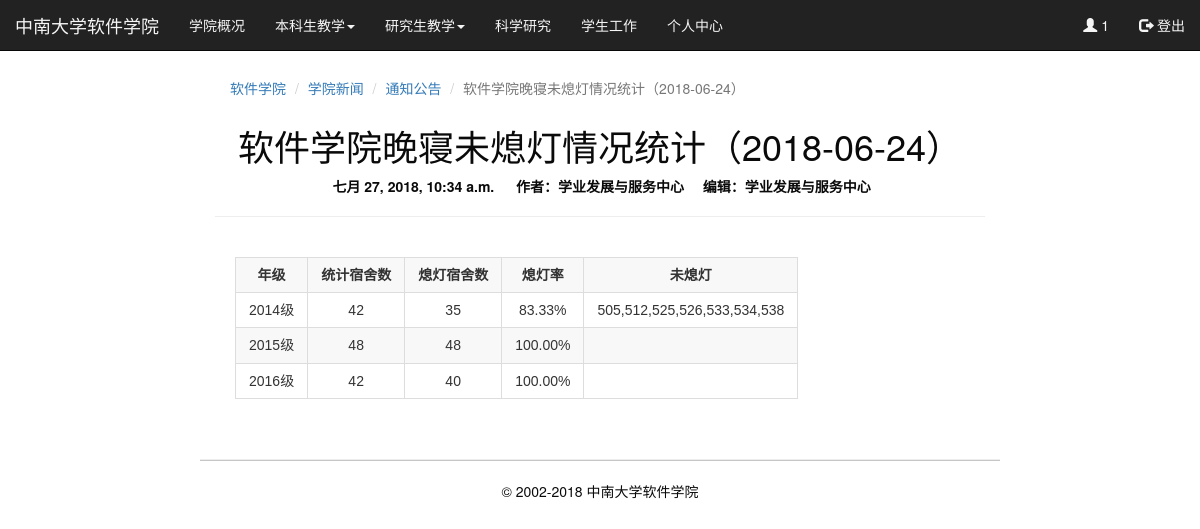
/article/id/6/ (signed in), run on the app's committed database.
### UserManagement/models/User.py (models this page shows, shortened)
class User(models.Model):
    id = models.CharField(verbose_name='学工号', max_length=12, primary_key=True)
    name = models.CharField(verbose_name='姓名', max_length=10)
    pwd = models.CharField(verbose_name='密码', max_length=25)
    stat = models.BooleanField(verbose_name='用户状态', default=True)  # 0 不可用 1 可用
    name_used_before = models.CharField(verbose_name='曾用名', max_length=10, null=True, blank=True)
    sex = models.IntegerField(verbose_name='性别', choices=((0, '男'), (1, '女')))
    birthday = models.DateField(verbose_name='出生日期')
    political_choices = (
        (1, '中共党员'),
        (2, '中共预备党员'),
        (3, '共青团员'),
        (4, '民革党员'),
        (5, '民盟盟员'),
        (6, '民建会员'),
        (7, '民进会员'),
        (8, '农工党党员'),
        (9, '致公党党员'),
        (10, '九三学社社员'),
        (11, '台盟盟员'),
        (12, '无党派人士'),
        (13, '群众'),
    )
    political = models.IntegerField(verbose_name='政治面貌', choices=political_choices)
    native_place = models.CharField(verbose_name='籍贯', max_length=5)
    id_number = models.CharField(verbose_name='身份证号', max_length=20)
    phone_number = models.CharField(verbose_name='电话', max_length=20)
    email = models.EmailField(verbose_name='email')
    qq = models.CharField(verbose_name='QQ', max_length=20)
    country_and_region_choices = (
        ('AD', 'AD安道尔'),
        ('AE', 'AE阿联酋'),
        ('AF', 'AF阿富汗'),
        ('AG', 'AG安提瓜和巴布达'),
        ('AI', 'AI安圭拉'),
        ('AL', 'AL阿尔巴尼亚'),
        ('AM', 'AM亚美尼亚'),
        ('AO', 'AO安哥拉'),
        ('AR', 'AR阿根廷'),
        ('AT', 'AT奥地利'),
        ('AU', 'AU澳大利亚'),
        ('AW', 'AW阿鲁巴'),
        ('AZ', 'AZ阿塞拜疆'),
        ('BA', 'BA波黑'),
        ('BB', 'BB巴巴多斯'),
        ('BD', 'BD孟加拉'),
        ('BE', 'BE比利时'),
        ('BF', 'BF布基纳法索'),
        ('BG', 'BG保加利亚'),
        ('BH', 'BH巴林'),
        ('BI', 'BI布隆迪'),
        ('BJ', 'BJ贝宁'),
        ('BM', 'BM百慕大'),
        ('BN', 'BN文莱'),
        ('BO', 'BO玻利维亚'),
        ('BR', 'BR巴西'),
        ('BS', 'BS巴哈马'),
        ('BT', 'BT不丹'),
        ('BV', 'BV挪威布韦岛'),
        ('BW', 'BW博茨瓦纳'),
        ('BY', 'BY白俄罗斯'),
        ('BZ', 'BZ伯利兹'),
        ('CA', 'CA加拿大'),
        ('CF', 'CF中非共和国'),
        ('CG', 'CG刚果'),
        ('CH', 'CH瑞士'),
        ('CI', 'CI科特迪瓦'),
        ('CK', 'CK库克群岛'),
        ('CL', 'CL智利'),
        ('CM', 'CM喀麦隆'),
        ('CN', 'CN中国'),
        ('CO', 'CO哥伦比亚'),
        ('CR', 'CR哥斯达黎加'),
        ('CU', 'CU古巴'),
        ('CV', 'CV佛得角'),
        ('CX', 'CX澳大利亚圣诞岛'),
        ('CY', 'CY塞浦路斯'),
        ('CZ', 'CZ捷克共和国'),
        ('DE', 'DE德国'),
        ('DJ', 'DJ吉布提'),
        ('DK', 'DK丹麦'),
        ('DM', 'DM多明哥'),
        ('DO', 'DO多米尼加'),
        ('DZ', 'DZ阿尔及利亚'),
        ('EC', 'EC厄瓜多尔'),
        ('EE', 'EE爱沙尼亚'),
        ('EG', 'EG埃及'),
        ('EH', 'EH西撒哈拉'),
        ('ES', 'ES西班牙'),
        ('ET', 'ET埃塞俄比亚'),
        ('FI', 'FI芬兰'),
        ('FJ', 'FJ斐济'),
        ('FK', 'FK福克兰群岛'),
        ('FM', 'FM密克罗尼西亚'),
        ('FR', 'FR法国'),
        ('GA', 'GA加蓬'),
        ('GB', 'GB英国'),
        ('GD', 'GD格林纳达'),
        ('GE', 'GE格鲁吉亚'),
        ('GF', 'GF法属圭亚那'),
        ('GH', 'GH加纳'),
        ('GI', 'GI直布罗陀'),
        ('GL', 'GL格陵兰'),
        ('GM', 'GM冈比亚'),
        ('GN', 'GN几内亚'),
        ('GP', 'GP瓜德罗普'),
        ('GQ', 'GQ赤道几内亚'),
        ('GR', 'GR希腊'),
        ('GT', 'GT危地马拉'),
        ('GU', 'GU关岛'),
        ('GW', 'GW几内亚比绍'),
        ('GY', 'GY圭亚那'),
        ('HK', 'HK中国香港'),
        ('HN', 'HN洪都拉斯'),
        ('HR', 'HR克罗地亚'),
        ('HT', 'HT海地'),
        ('HU', 'HU匈牙利'),
        ('ID', 'ID印度尼西亚'),
        ('IE', 'IE爱尔兰'),
        ('IL', 'IL以色列'),
        ('IN', 'IN印度'),
        ('IQ', 'IQ伊拉克'),
        ('IR', 'IR伊朗'),
        ('IS', 'IS冰岛'),
        ('IT', 'IT意大利'),
        ('JM', 'JM牙买加'),
        ('JO', 'JO约旦'),
        ('JP', 'JP日本'),
        ('KE', 'KE肯尼亚'),
        ('KG', 'KG吉尔吉斯斯坦'),
        ('KH', 'KH柬埔寨'),
        ('KI', 'KI基里巴斯'),
        ('KM', 'KM科摩罗'),
        ('KP', 'KP朝鲜'),
        ('KR', 'KR韩国'),
        ('KW', 'KW科威特'),
        ('KY', 'KY开曼群岛'),
        ('KZ', 'KZ哈萨克斯坦'),
        ('LA', 'LA老挝'),
        ('LB', 'LB黎巴嫩'),
        ('LC', 'LC圣卢西亚'),
        ('LI', 'LI列支敦士登'),
        ('LK', 'LK斯里兰卡'),
        ('LR', 'LR利比里亚'),
        ('LS', 'LS莱索托'),
        ('LT', 'LT立陶宛'),
        ('LU', 'LU卢森堡'),
        ('LV', 'LV拉托维亚'),
        ('LY', 'LY利比亚'),
        ('MA', 'MA摩洛哥'),
        ('MD', 'MD摩尔多瓦'),
        ('MG', 'MG马达加斯加'),
        ('MH', 'MH马绍尔群岛'),
        ('ML', 'ML马里'),
        ('MM', 'MM缅甸'),
        ('MN', 'MN蒙古'),
        ('MO', 'MO中国澳门'),
        ('MR', 'MR毛里塔尼亚'),
        ('MT', 'MT马耳他'),
        ('MU', 'MU毛里求斯'),
        ('MV', 'MV马尔代夫'),
        ('MW', 'MW马拉维'),
        ('MX', 'MX墨西哥'),
        ('MY', 'MY马来西亚'),
        ('MZ', 'MZ莫桑比克'),
        ('NA', 'NA纳米比亚'),
        ('NC', 'NC新喀里多尼亚'),
        ('NE', 'NE尼日尔'),
        ('NG', 'NG尼日利亚'),
        ('NI', 'NI尼加拉瓜'),
        ('NL', 'NL荷兰'),
        ('NO', 'NO挪威'),
        ('NP', 'NP尼泊尔'),
        ('NR', 'NR瑙鲁'),
        ('NU', 'NU纽埃'),
        ('NZ', 'NZ新西兰'),
        ('OM', 'OM阿曼'),
        ('PA', 'PA巴拿马'),
        ('PE', 'PE秘鲁'),
        ('PF', 'PF法属玻里尼西亚'),
        ('PG', 'PG巴布亚新几内亚'),
        ('PH', 'PH菲律宾'),
        ('PK', 'PK巴基斯坦'),
        ('PL', 'PL波兰'),
        ('PN', 'PN皮特开恩群岛'),
        ('PT', 'PT葡萄牙'),
        ('PW', 'PW帕劳'),
        ('PY', 'PY巴拉圭'),
        ('QA', 'QA卡塔尔'),
        ('RO', 'RO罗马尼亚'),
        ('RU', 'RU俄罗斯'),
        ('RW', 'RW卢旺达'),
        ('SA', 'SA沙特阿拉伯'),
        ('SB', 'SB所罗门群岛'),
        ('SC', 'SC塞舌尔'),
        ('SD', 'SD苏丹'),
        ('SE', 'SE瑞典'),
        ('SG', 'SG新加坡'),
        ('SH', 'SH圣赫勒那'),
        ('SI', 'SI斯洛文尼亚'),
        ('SK', 'SK斯洛伐克'),
        ('SL', 'SL塞拉利昂'),
        ('SM', 'SM圣马力诺'),
        ('SN', 'SN塞内加尔'),
        ('SO', 'SO索马里'),
        ('SR', 'SR苏里南'),
        ('ST', 'ST圣多美与普林西比'),
        ('SV', 'SV萨尔瓦多'),
        ('SY', 'SY叙利亚'),
        ('SZ', 'SZ斯威士兰'),
        ('TD', 'TD乍得'),
        ('TF', 'TF法属南方领土'),
        ('TG', 'TG多哥'),
        ('TH', 'TH泰国'),
        ('TJ', 'TJ塔吉克斯坦'),
        ('TK', 'TK托克劳'),
        ('TM', 'TM土库曼斯坦'),
        ('TN', 'TH突尼斯'),
        ('TO', 'TO汤加'),
        ('TP', 'TP东帝汶'),
        ('TR', 'TR土尔其'),
        ('TT', 'TT特立尼达和多巴哥'),
        ('TV', 'TV图瓦卢'),
        ('TW', 'TW中国台湾'),
        ('TZ', 'TZ坦桑尼亚'),
        ('UA', 'UA乌克兰'),
        ('UG', 'UG乌干达'),
        ('UK', 'UK英国'),
        ('US', 'US美国'),
        ('UY', 'UY乌拉圭'),
        ('UZ', 'UZ乌兹别克斯坦'),
        ('VA', 'VA梵蒂冈'),
        ('VE', 'VE委内瑞拉'),
        ('VN', 'VN越南'),
        ('WS', 'WS西萨摩亚'),
        ('YE', 'YE也门'),
        ('YU', 'YU南斯拉夫'),
        ('ZA', 'ZA南非'),
        ('ZM', 'ZM赞比亚'),
        ('ZR', 'ZR扎伊尔'),
        ('ZW', 'ZW津巴布韦'),
    )
    country_and_region = models.CharField(verbose_name='国家或地区', max_length=3, choices=country_and_region_choices,
                                          default='CN')
    creator = models.ForeignKey('self', on_delete=models.SET_NULL, verbose_name='用户创建者', null=True, blank=True)
    objects = User_Manager()
    class Meta:
        verbose_name = '用户'
        verbose_name_plural = '用户列表'
        permissions = (
            ('view_my_users', '可以查看自己创建的用户'),
            ('view_class_users', '可以查看自己班级的用户'),
            ('view_grade_users', '可以查看自己年级的用户'),
            ('view_all_users', '可以查看所有用户'),
            ('create_user', '可以增加用户'),
            ('update_my_users', '可以修改自己创建的用户'),
            ('update_class_users', '可以修改自己班级的用户'),
            ('update_grade_users', '可以修改自己年级的用户'),
            ('update_all_users', '可以修改所有用户'),
            ('delete_my_users', '可以删除自己创建的用户'),
            ('delete_class_users', '可以删除自己班级的用户'),
            ('delete_grade_users', '可以删除自己年级的用户'),
            ('delete_all_users', '可以删除所有用户'),
        )

### Pages/models.py (models this page shows, shortened)
class NavbarObject(models.Model):
    page = models.ForeignKey(Page, verbose_name='页面名称', on_delete=models.CASCADE)
    serial_number = models.FloatField(verbose_name='序号')
    name = models.CharField('名称', max_length=25)
    herf = models.CharField('相对路径', max_length=100, null=True, blank=True)
    superior = models.ForeignKey('self', on_delete=models.CASCADE, null=True, blank=True, verbose_name='上级栏目')
    class Meta:
        unique_together = ('page', 'serial_number')
        verbose_name = '导航栏内容'
        verbose_name_plural = '导航栏内容'

### ArticleManagement/models.py (models this page shows, shortened)
class Column(models.Model):
    name = models.CharField('栏目名称', max_length=30)
    superior = models.ForeignKey('self', on_delete=models.SET_NULL, verbose_name='上级栏目', null=True, blank=True)
    objects = ColumnManager()
    class Meta:
        unique_together = ('name', 'superior')
        verbose_name = '栏目'
        verbose_name_plural = '栏目'

class Article(models.Model):
    article_id = models.IntegerField(verbose_name='文章编号')
    edit_time = models.DateTimeField(verbose_name='修改时间')  # 第一次创建的时间也是这个
    title = models.CharField(verbose_name='标题', max_length=30)
    author = models.CharField(verbose_name='作者', max_length=30)
    editor = models.CharField(verbose_name='编辑', max_length=30)
    content = models.TextField(verbose_name='内容', max_length=100000)
    creator = models.ForeignKey(User, on_delete=models.SET_NULL, verbose_name='创建者', null=True, blank=True)
    objects = ArticleManager()
    def get_article_route(self):
        result = []
        list_len = 1000
        archival_articles_queryset = ArchivalArticles.objects.filter(article=self).order_by('-column__name')
        for aaq in archival_articles_queryset:
            tmp = []
            col = aaq.column
            while col.superior is not None:
                tmp.insert(0, col)
                col = col.superior
            tmp.insert(0, col)
            if len(tmp) < list_len:
                result = tmp
        return result
    class Meta:
        unique_together = ('id', 'edit_time')
        verbose_name = '文章'
        verbose_name_plural = '文章'

### Pages/views/articles.py (the view)
# urls.py: path('article/id/<int:id>/', article_page),
def article_page(request, id):
    navbarobj = NavbarObject.objects.filter(page__name='index').order_by('serial_number')
    navbar = []
    num = 0
    for nav in navbarobj:
        if nav.serial_number - int(nav.serial_number) == 0:
            navbar.append({
                "len": 1,
                "val": [nav],
            })
            num += 1
        else:
            num -= 1
            try:
                navbar[num]["val"].append(nav)
                navbar[num]["len"] += 1
            except:
                navbar.append({
                    "len": 0,
                    "val": [],
                })
                navbar[num]["val"].append(nav)
                navbar[num]["len"] += 1
            num += 1
    user = None
    try:
        user_id = request.session['user_id']
        user_pwd = request.session['user_pwd']
        user = AuthenticateUser(user_id, user_pwd)
    except:
        request.session['user_name'] = None
    article = None
    try:
        article = Article.objects.get(id=id)
    except:
        return HttpResponseRedirect('/')
    path = None
    if article is not None:
        path = article.get_article_route()
    return render(request, 'htmls/articles.html', {
        "user": user,
        "navbar": navbar,
        "article": article,
        "path": path,
    })

### UserManagement/Authentication.py (called while the page is built)
def AuthenticateUser(user_id, user_pwd):
    user = None
    try:
        user = User.objects.get(id=user_id)
        if user.pwd != user_pwd:
            user = None
    except:
        user = None
    return user

### templates/htmls/articles.html (shortened to what this page needs)
<!DOCTYPE html>
{% load static %}
<html lang="zh-CN">
<head>
    <link href="https://cdn.bootcss.com/bootstrap/3.3.7/css/bootstrap.css" rel="stylesheet">
    <link href="{% static "css/index.css" %}" rel="stylesheet">
    <link href="{% static "css/editormd.css" %}" rel="stylesheet"/>
</head>
<body>
    <div class="navbar navbar-inverse navbar-default navbar-fixed-top" role="navigation" id="menu-nav">
        <div class="container-fluid">
            <div class="navbar-header">
                <a id="navbar-brand" class="navbar-brand" href="/" style="color: whitesmoke">   中南大学软件学院</a>
            </div>
            <div class="navbar-collapse collapse">
                <ul class="nav navbar-nav navbar-right">
                    {% if user == None %}
                    <li><a href="#" data-toggle="modal" data-target="#LoginModal" style="color: whitesmoke"><span class="glyphicon glyphicon-user"></span>  登录  </a></li>
                    {% else %}
                    <li><a href="/usercenter/" style="color: whitesmoke"><span class="glyphicon glyphicon-user" style="color: whitesmoke"></span>  {{ user.name }}  </a></li>
                    <li><a href="#" onclick="logout()" style="color: whitesmoke"><span class="glyphicon glyphicon-log-out"></span> 登出 </a></li>
                    {% endif %}
                </ul>
                <ul class="nav navbar-nav">
                {% for nav in navbar %}
                    {% if nav.len == 1 %}
                    <li><a href="{{ nav.val.0.herf }}" style="color: whitesmoke">{{ nav.val.0.name }}</a></li>
                    {% else %}
                    <li class="dropdown">
                    <a href="{{ nav.val.0.herf }}" class="dropdown-toggle" data-toggle="dropdown" style="color: whitesmoke">
                        {{ nav.val.0.name }}<span class="caret"></span></a>
                    </li>
                    {% endif %}
                {% endfor %}
                {% if user != None %}
                    <li><a href="/usercenter/" style="color: whitesmoke">个人中心</a></li>
                {% endif %}
                </ul>
            </div>
        </div>
    </div>
    <br>
    <div>
        <div class="col-md-2"></div>
        <div class="col-md-8">
            <div class="center_main">
                <ol class="breadcrumb" style="background-color: white; text-align: left">
                    <li><a href="/">软件学院</a></li>
                    {% for col in path %}
                    <li onclick="gotoColumn('{{ col.id }}')"><a href="#">{{ col.name }}</a></li>
                    {% endfor %}
                    <li class="active">{{ article.title }}</li>
                </ol>
                <h1 style="text-align: center">{{ article.title }}</h1>
                <table border="0" align="center">
                    <th width="30%" style="text-align: center">{{ article.edit_time }}</th>
                    <th width="30%" style="text-align: center">作者：{{ article.author }}</th>
                    <th width="30%" style="text-align: center">编辑：{{ article.editor }}</th>
                </table>
                <hr>
                <div id="md-view">
                </div>
            </div>
            <footer id="footer">
                <br>
                <hr>
                <p align="center">&copy; 2002-2018 中南大学软件学院 </p>
            </footer>
        </div>
        <div class="col-md-2"></div>
    </div>
</body>
</html>

### templates/static/css/index.css (style rules this page uses)
body { padding-top: 50px; padding-bottom: 100px; color: #0a0a0a; }
#footer { position: absolute; bottom: 0; left: 0; width: 100%; height: 100px; }
#footer hr { height: 1px; background-color: #c5c5c5; }
.center_main { padding-bottom: 100px; }

### templates/static/css/editormd.css (style rules this page uses)
.markdown-body { -ms-text-size-adjust: 100%; -webkit-text-size-adjust: 100%; color: #333; overflow: hidden; font-family: "Microsoft YaHei", Helvetica, "Meiryo UI", "Malgun Gothic", "Segoe UI", "Trebuchet MS", "Monaco", monospace, Tahoma, STXihei, "华文细黑", STHeiti, "Helvetica Neue", "Droid Sans", "wenquanyi micro hei", FreeSans, Arimo, Arial, SimSun, "宋体", Heiti, "黑体", sans-serif; font-size: 16px; line-height: 1.6; word-wrap: break-word; }
.editormd-preview-container, .editormd-html-preview { text-align: left; font-size: 14px; line-height: 1.6; padding: 20px; overflow: auto; width: 100%; background-color: #fff; }

### data on the page
User: name "1"
NavbarObject: val.0.name "学院概况"
NavbarObject: val.0.name "本科生教学"
NavbarObject: val.0.name "研究生教学"
NavbarObject: val.0.name "科学研究"
NavbarObject: val.0.name "学生工作"
Column: name "学院新闻"
Column: name "通知公告"
Article: title "软件学院晚寝未熄灯情况统计（2018-06-24）", edit_time "七月 27, 2018, 10:34 a.m.", author "学业发展与服务中心", editor "学业发展与服务中心"
